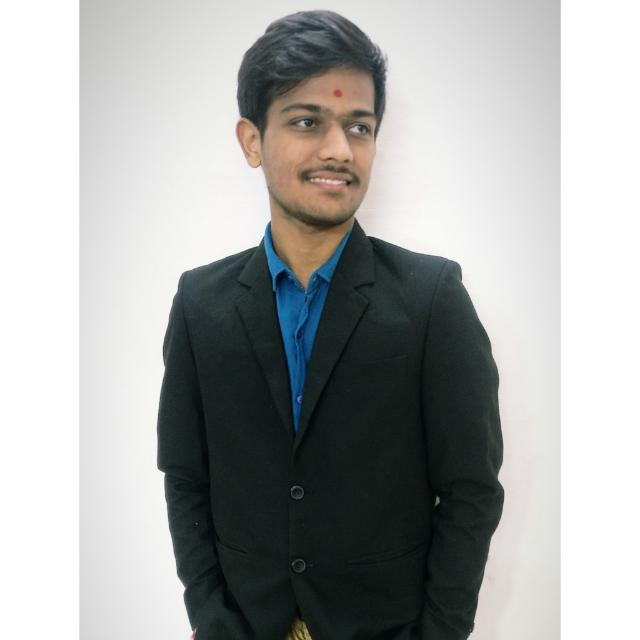
#> input picture resources/1.jpg, 640 x 640 px
$ python -i grayBlurCanny.py   (imports and definitions only)
#> lines starting #> are read from the running program, lines starting #| are printed output that depends on the picture; after the words box and inside, x2 and y2 are one past the last pixel; in counts of white or black regions, pixels touching at a corner belong together
#> further down, picture is the input picture: shape (640, 640, 3); mean B, G, R 167.9, 169.3, 167.4
import numpy as np
import cv2


def grayGBlurCanny(img, erode=False):
#> called with erode = False
    img = cv2.cvtColor(img, cv2.COLOR_BGR2GRAY)
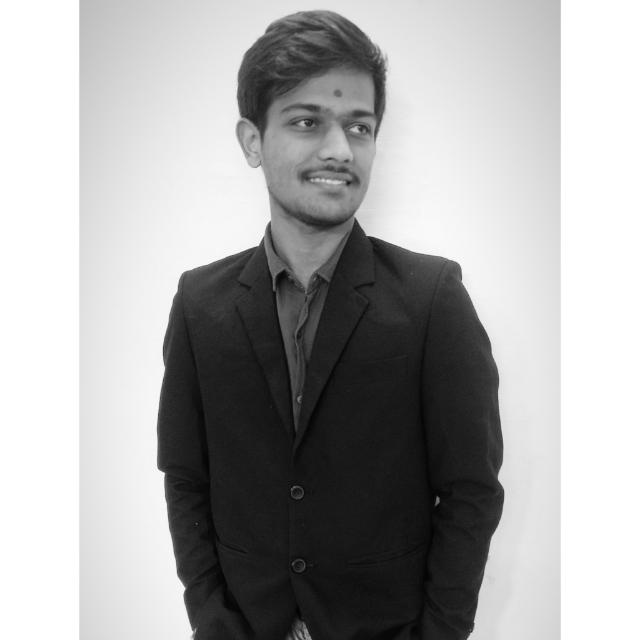
#> img: shape (640, 640); min 1, max 255, mean 168.6
    img = cv2.GaussianBlur(img, (5, 5), cv2.BORDER_REPLICATE)

    # Eroding Image
    if erode:
        kernel = np.ones((5, 5), np.uint8)
        img = cv2.erode(img, kernel, iterations=10)

    th, _ = cv2.threshold(img, 0, 255, 0 + cv2.THRESH_OTSU)
#> th = 138
    # print(th)
    canny = cv2.Canny(img, 60, 150)
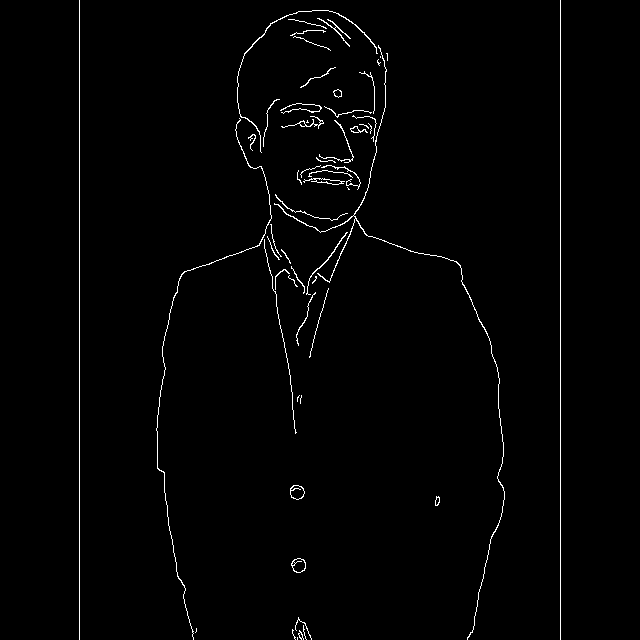
#> canny: shape (640, 640); 1.3% white in thin lines or dots, all inside (x1, y1, x2, y2) = (79, 0, 561, 640)

    return canny

# [2 lines not run here, left out]

>>> import cv2
>>> picture = cv2.imread('../resources/1.jpg')
>>> result = grayGBlurCanny(picture)

$ run again, on resources/2.jpg
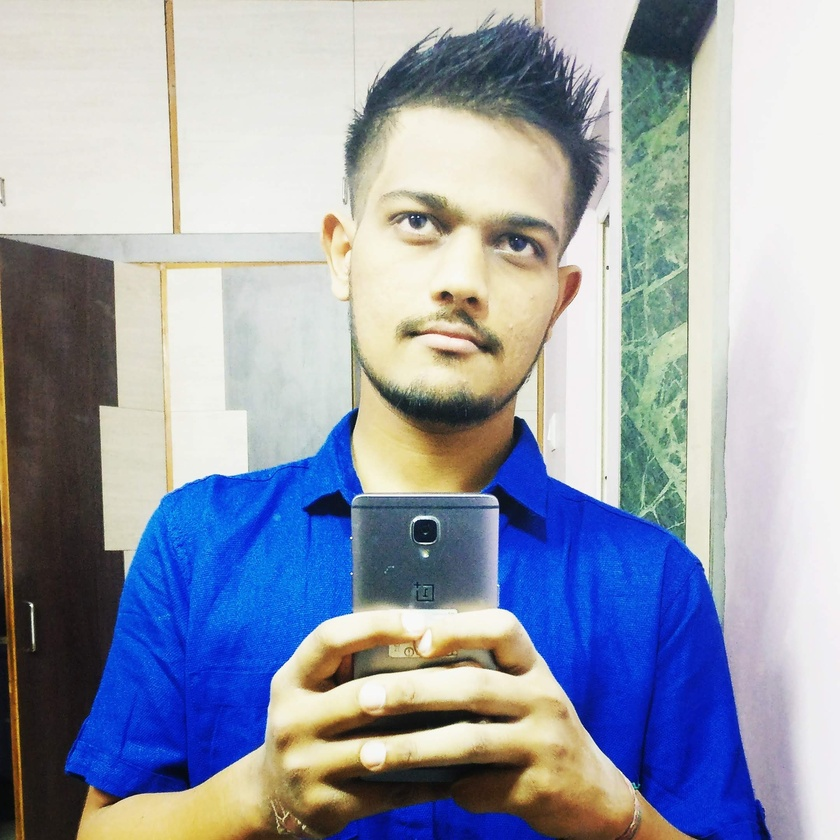
#> input picture resources/2.jpg, 840 x 840 px, shrunk from 2160 x 2160 before the run
#> picture is the input picture: shape (840, 840, 3); mean B, G, R 173.4, 157.8, 151.2
#> in grayGBlurCanny, `img = cv2.cvtColor(img, cv2.COLOR_BGR2GRAY)`:
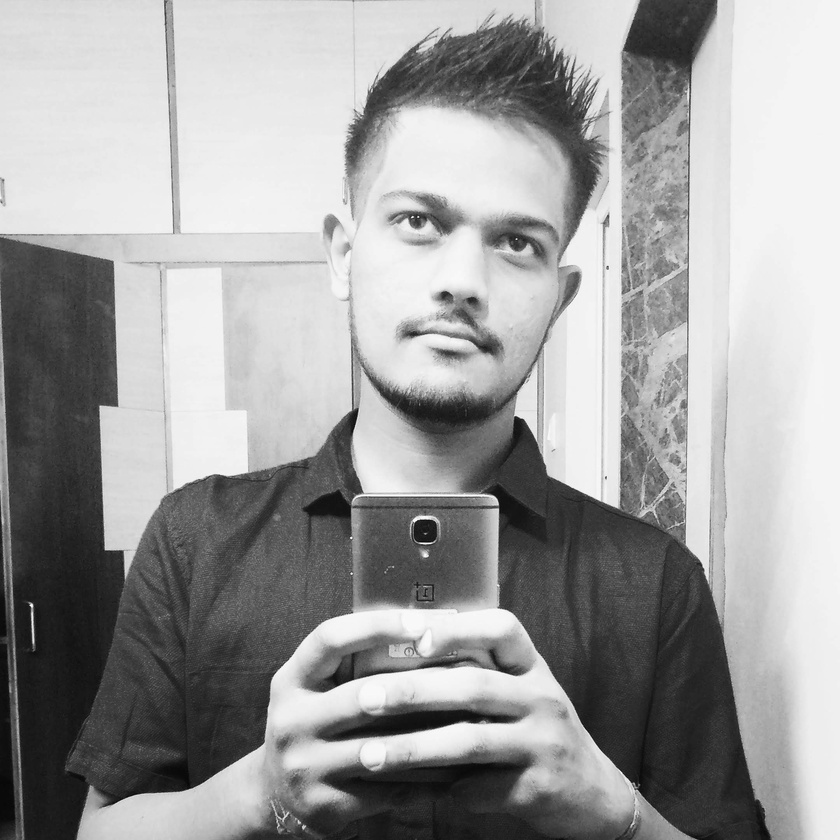
#> img: shape (840, 840); min 6, max 255, mean 157.6
#> th = 142
#> in grayGBlurCanny, `canny = cv2.Canny(img, 60, 150)`:
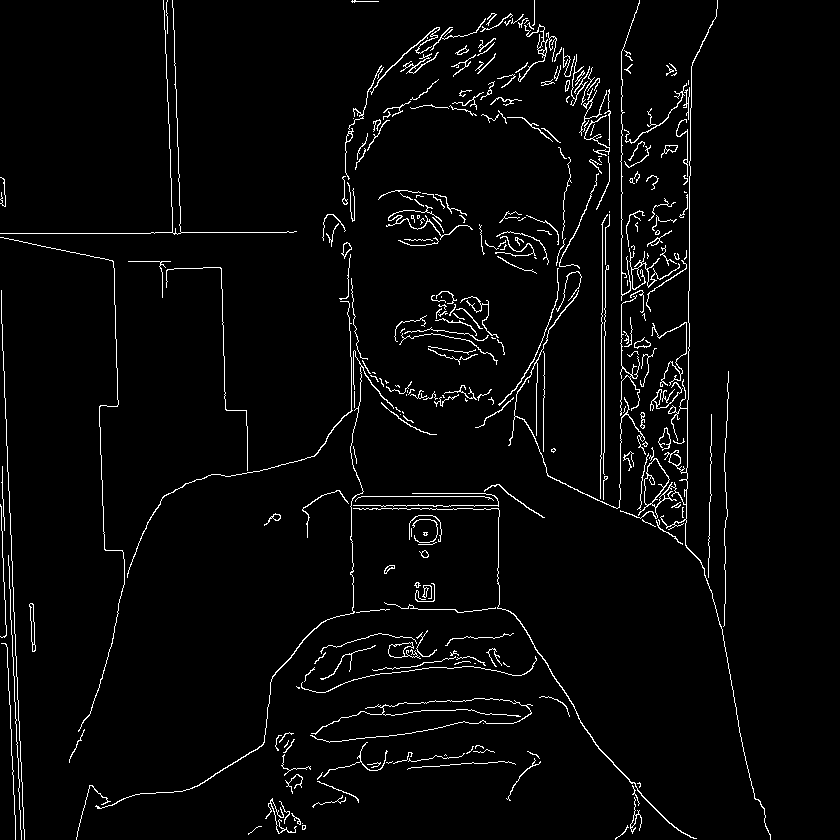
#> canny: shape (840, 840); 3.2% white in thin lines or dots

$ run again, on resources/4.jpg
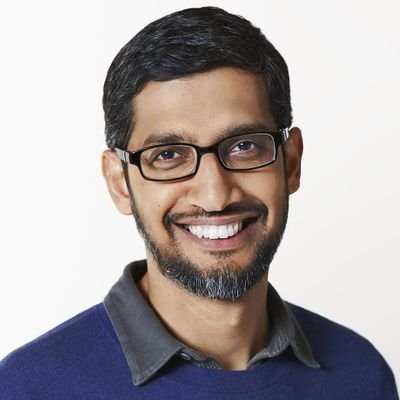
#> input picture resources/4.jpg, 400 x 400 px
#> picture is the input picture: shape (400, 400, 3); mean B, G, R 164.6, 163.7, 170.4
#> in grayGBlurCanny, `img = cv2.cvtColor(img, cv2.COLOR_BGR2GRAY)`:
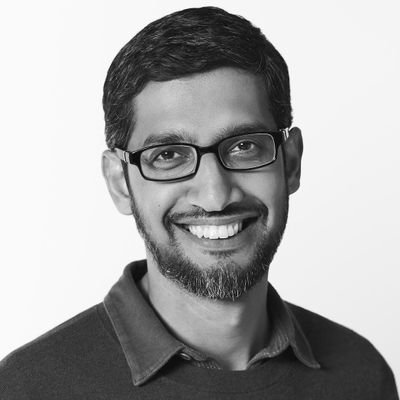
#> img: shape (400, 400); min 1, max 255, mean 165.8
#> th = 150
#> in grayGBlurCanny, `canny = cv2.Canny(img, 60, 150)`:
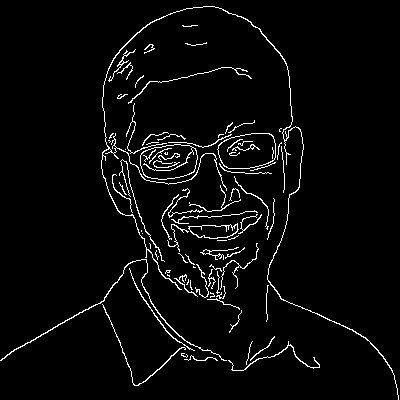
#> canny: shape (400, 400); 3.7% white in thin lines or dots

$ run again, on resources/6.jpg
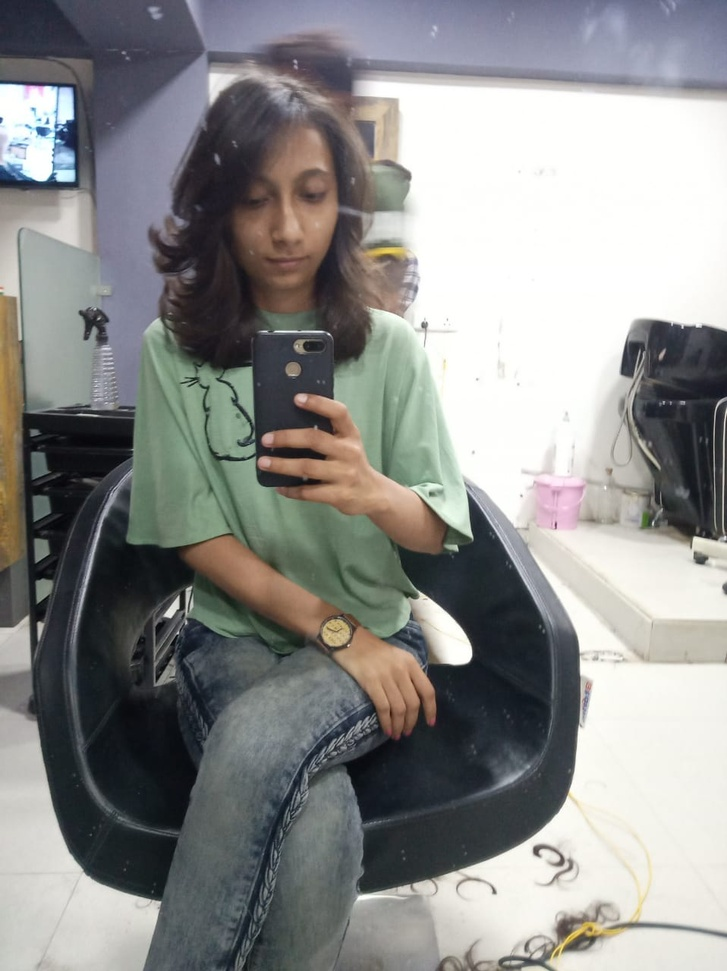
#> input picture resources/6.jpg, 727 x 971 px, shrunk from 958 x 1280 before the run
#> picture is the input picture: shape (971, 727, 3); mean B, G, R 139.8, 141.1, 140.5
#> in grayGBlurCanny, `img = cv2.cvtColor(img, cv2.COLOR_BGR2GRAY)`:
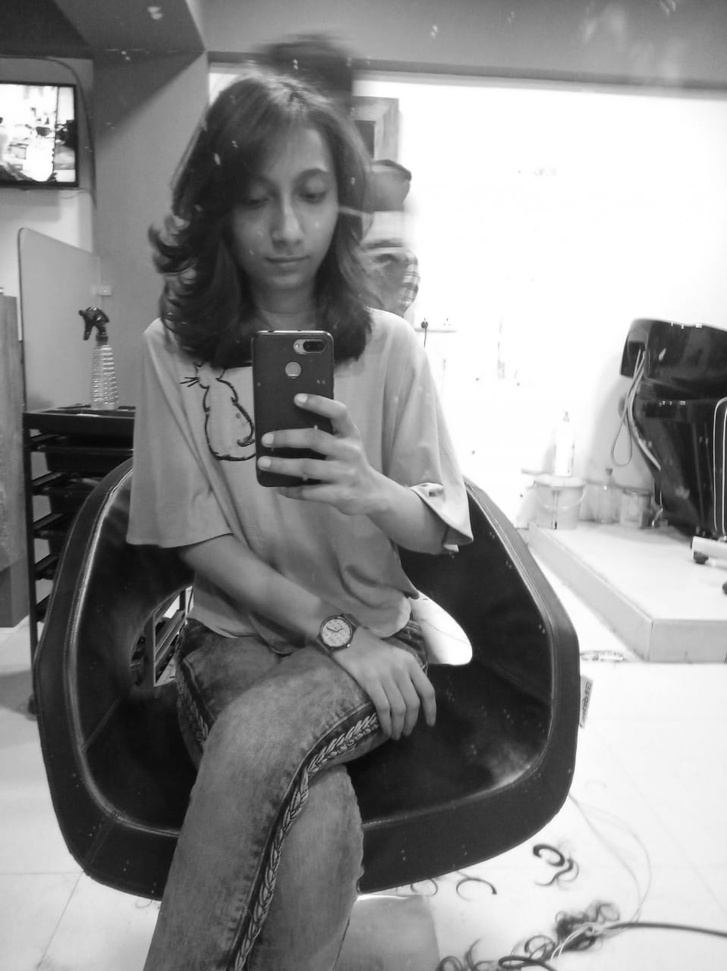
#> img: shape (971, 727); min 4, max 255, mean 140.8
#> th = 151
#> in grayGBlurCanny, `canny = cv2.Canny(img, 60, 150)`:
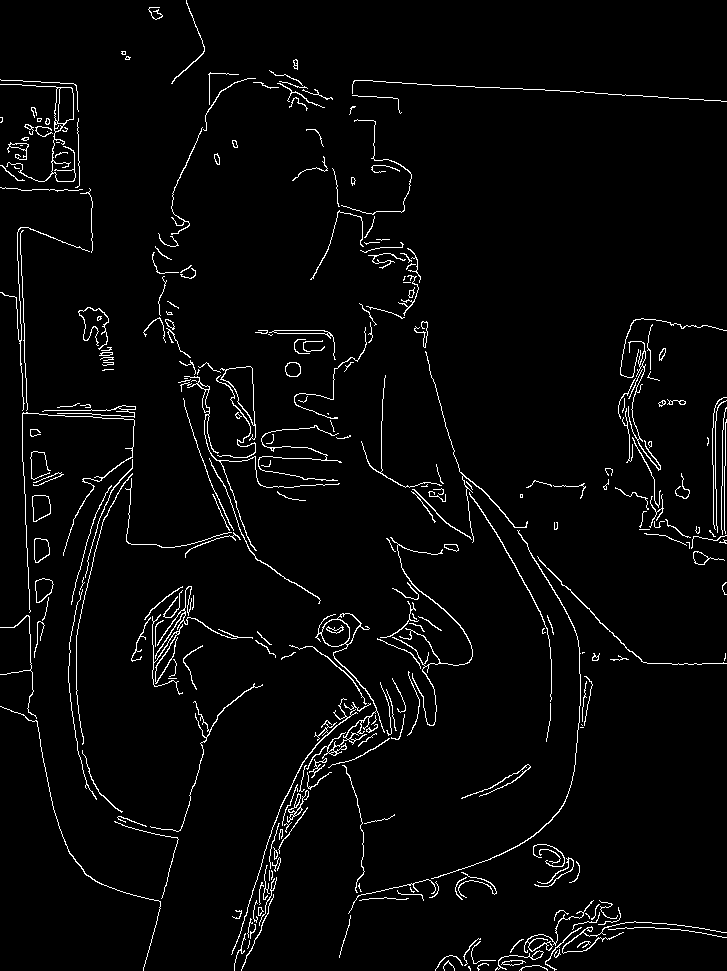
#> canny: shape (971, 727); 3.3% white in thin lines or dots
